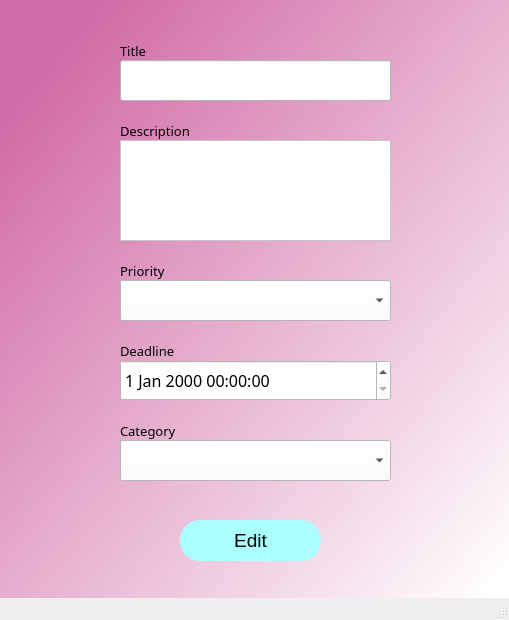
<?xml version="1.0" encoding="UTF-8"?>
<ui version="4.0">
 <class>EditTaskWindow</class>
 <widget class="QMainWindow" name="EditTaskWindow">
  <property name="geometry">
   <rect>
    <x>0</x>
    <y>0</y>
    <width>509</width>
    <height>620</height>
   </rect>
  </property>
  <property name="windowTitle">
   <string>MainWindow</string>
  </property>
  <widget class="QWidget" name="centralwidget">
   <property name="styleSheet">
    <string notr="true">QWidget#centralwidget{
background-color: qlineargradient(spread:pad, x1:0.091, y1:0.101636, x2:0.991379, y2:0.977, stop:0 rgba(209, 107, 165, 255), stop:1 rgba(255, 255, 255, 255));}</string>
   </property>
   <widget class="QLineEdit" name="titleLineEdit">
    <property name="geometry">
     <rect>
      <x>120</x>
      <y>60</y>
      <width>271</width>
      <height>41</height>
     </rect>
    </property>
    <property name="font">
     <font>
      <family>MS Shell Dig 2</family>
      <pointsize>12</pointsize>
      <italic>false</italic>
      <bold>false</bold>
     </font>
    </property>
    <property name="styleSheet">
     <string notr="true">background-color:rgb(255, 255, 255);
border-color: rgb(0,0,0);
font: 12pt &quot;MS Shell Dig 2&quot;;
color: rgb(0,0,0);</string>
    </property>
   </widget>
   <widget class="QComboBox" name="priorityComboBox">
    <property name="geometry">
     <rect>
      <x>120</x>
      <y>280</y>
      <width>271</width>
      <height>41</height>
     </rect>
    </property>
    <property name="font">
     <font>
      <family>MS Shell Dig 2</family>
      <pointsize>12</pointsize>
      <italic>false</italic>
      <bold>false</bold>
     </font>
    </property>
    <property name="styleSheet">
     <string notr="true">background-color:rgb(255, 255, 255);
border-color: rgb(0,0,0);
font: 12pt &quot;MS Shell Dig 2&quot;;
color: rgb(0,0,0);</string>
    </property>
   </widget>
   <widget class="QDateTimeEdit" name="dateTimeEdit">
    <property name="geometry">
     <rect>
      <x>120</x>
      <y>360</y>
      <width>271</width>
      <height>41</height>
     </rect>
    </property>
    <property name="font">
     <font>
      <family>MS Shell Dig 2</family>
      <pointsize>12</pointsize>
      <italic>false</italic>
      <bold>false</bold>
     </font>
    </property>
    <property name="styleSheet">
     <string notr="true">background-color:rgb(255, 255, 255);
border-color: rgb(0,0,0);
font: 12pt &quot;MS Shell Dig 2&quot;;
color: rgb(0,0,0);</string>
    </property>
   </widget>
   <widget class="QComboBox" name="categoryComboBox">
    <property name="geometry">
     <rect>
      <x>120</x>
      <y>440</y>
      <width>271</width>
      <height>41</height>
     </rect>
    </property>
    <property name="font">
     <font>
      <family>MS Shell Dig 2</family>
      <pointsize>12</pointsize>
      <italic>false</italic>
      <bold>false</bold>
     </font>
    </property>
    <property name="styleSheet">
     <string notr="true">background-color:rgb(255, 255, 255);
border-color: rgb(0,0,0);
font: 12pt &quot;MS Shell Dig 2&quot;;
color: rgb(0,0,0);</string>
    </property>
   </widget>
   <widget class="QPushButton" name="pushButton">
    <property name="geometry">
     <rect>
      <x>180</x>
      <y>520</y>
      <width>141</width>
      <height>41</height>
     </rect>
    </property>
    <property name="font">
     <font>
      <family>MS Shell Dlg 2</family>
      <pointsize>14</pointsize>
      <italic>false</italic>
      <bold>false</bold>
     </font>
    </property>
    <property name="styleSheet">
     <string notr="true">QPushButton {
border-radius:20px;
background-color: rgb(170, 255, 255);
font: 14pt &quot;MS Shell Dlg 2&quot;;
color: rgb(0, 0, 0);
}
QPushButton:hover {
background-color: rgb(200, 255, 255);
}</string>
    </property>
    <property name="text">
     <string>Edit</string>
    </property>
   </widget>
   <widget class="QTextEdit" name="descriptionTextEdit">
    <property name="geometry">
     <rect>
      <x>120</x>
      <y>140</y>
      <width>271</width>
      <height>101</height>
     </rect>
    </property>
    <property name="font">
     <font>
      <family>MS Shell Dig 2</family>
      <pointsize>12</pointsize>
      <italic>false</italic>
      <bold>false</bold>
     </font>
    </property>
    <property name="styleSheet">
     <string notr="true">background-color:rgb(255, 255, 255);
border-color: rgb(0,0,0);
font: 12pt &quot;MS Shell Dig 2&quot;;
color: rgb(0,0,0);</string>
    </property>
   </widget>
   <widget class="QLabel" name="label_8">
    <property name="geometry">
     <rect>
      <x>120</x>
      <y>40</y>
      <width>81</width>
      <height>21</height>
     </rect>
    </property>
    <property name="font">
     <font>
      <family>MS Shell Dig2</family>
      <pointsize>10</pointsize>
      <italic>false</italic>
      <bold>false</bold>
     </font>
    </property>
    <property name="styleSheet">
     <string notr="true">font: 10pt &quot;MS Shell Dig2&quot;;
color: rgb(0,0,0);</string>
    </property>
    <property name="text">
     <string>Title</string>
    </property>
   </widget>
   <widget class="QLabel" name="label_9">
    <property name="geometry">
     <rect>
      <x>120</x>
      <y>120</y>
      <width>81</width>
      <height>21</height>
     </rect>
    </property>
    <property name="font">
     <font>
      <family>MS Shell Dig2</family>
      <pointsize>10</pointsize>
      <italic>false</italic>
      <bold>false</bold>
     </font>
    </property>
    <property name="styleSheet">
     <string notr="true">font: 10pt &quot;MS Shell Dig2&quot;;
color: rgb(0,0,0);</string>
    </property>
    <property name="text">
     <string>Description</string>
    </property>
   </widget>
   <widget class="QLabel" name="label_10">
    <property name="geometry">
     <rect>
      <x>120</x>
      <y>260</y>
      <width>81</width>
      <height>21</height>
     </rect>
    </property>
    <property name="font">
     <font>
      <family>MS Shell Dig2</family>
      <pointsize>10</pointsize>
      <italic>false</italic>
      <bold>false</bold>
     </font>
    </property>
    <property name="styleSheet">
     <string notr="true">font: 10pt &quot;MS Shell Dig2&quot;;
color: rgb(0,0,0);</string>
    </property>
    <property name="text">
     <string>Priority</string>
    </property>
   </widget>
   <widget class="QLabel" name="label_11">
    <property name="geometry">
     <rect>
      <x>120</x>
      <y>340</y>
      <width>81</width>
      <height>21</height>
     </rect>
    </property>
    <property name="font">
     <font>
      <family>MS Shell Dig2</family>
      <pointsize>10</pointsize>
      <italic>false</italic>
      <bold>false</bold>
     </font>
    </property>
    <property name="styleSheet">
     <string notr="true">font: 10pt &quot;MS Shell Dig2&quot;;
color: rgb(0,0,0);</string>
    </property>
    <property name="text">
     <string>Deadline</string>
    </property>
   </widget>
   <widget class="QLabel" name="label_12">
    <property name="geometry">
     <rect>
      <x>120</x>
      <y>420</y>
      <width>81</width>
      <height>21</height>
     </rect>
    </property>
    <property name="font">
     <font>
      <family>MS Shell Dig2</family>
      <pointsize>10</pointsize>
      <italic>false</italic>
      <bold>false</bold>
     </font>
    </property>
    <property name="styleSheet">
     <string notr="true">font: 10pt &quot;MS Shell Dig2&quot;;
color: rgb(0,0,0);</string>
    </property>
    <property name="text">
     <string>Category</string>
    </property>
   </widget>
   <widget class="QLabel" name="label">
    <property name="geometry">
     <rect>
      <x>120</x>
      <y>490</y>
      <width>261</width>
      <height>21</height>
     </rect>
    </property>
    <property name="styleSheet">
     <string notr="true">font: 12pt &quot;MS Shell Dig 2&quot;;  color: red;</string>
    </property>
    <property name="text">
     <string/>
    </property>
   </widget>
  </widget>
  <widget class="QStatusBar" name="statusbar"/>
 </widget>
 <resources/>
 <connections/>
</ui>
